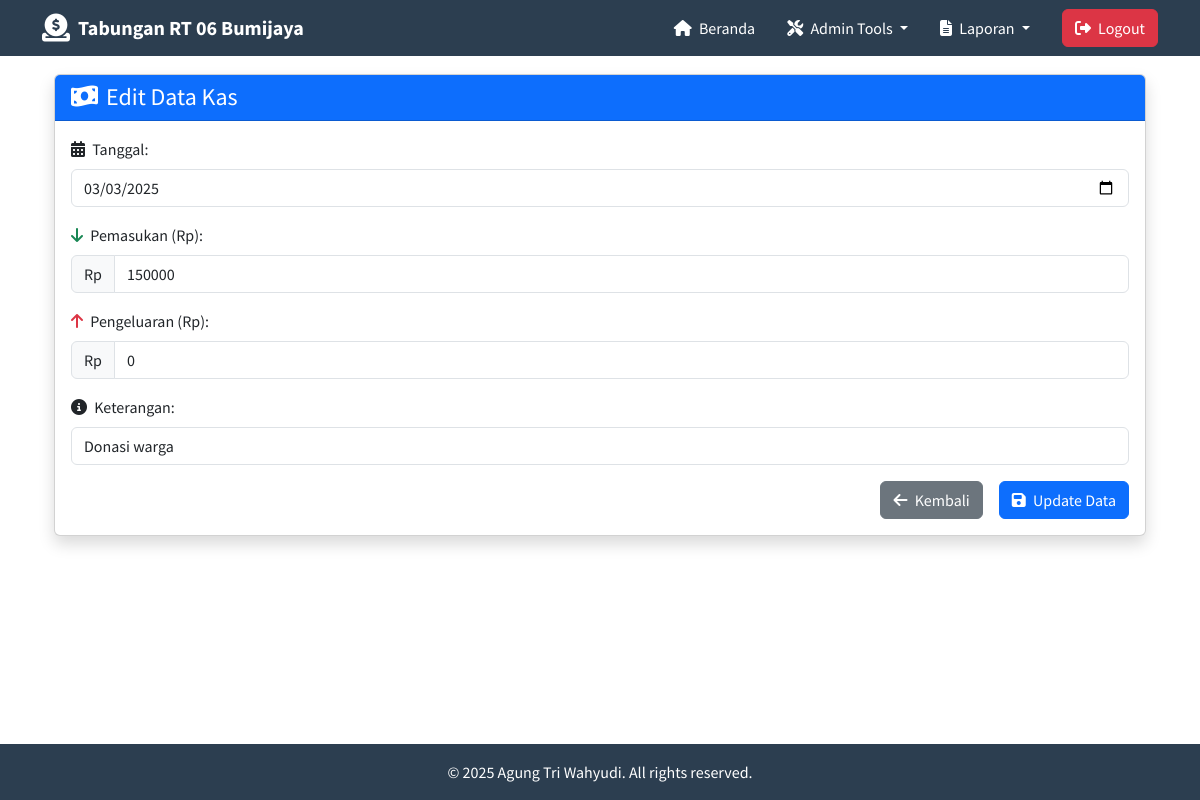
The page /edit_kas.php?id=3 (signed in) on the database its author committed.
### tables this page shows
CREATE TABLE `kas_rt` (
  `id` int NOT NULL,
  `tanggal` date NOT NULL,
  `masuk` int NOT NULL,
  `keluar` int NOT NULL,
  `saldo_akhir` int NOT NULL,
  `keterangan` text NOT NULL,
  `created_at` timestamp NULL DEFAULT CURRENT_TIMESTAMP
);

### edit_kas.php (the view, shortened to what this page needs)
<?php
include 'core/koneksi.php';
include 'core/headers.php';
$id = $_GET['id'] ?? 0;
$data = $conn->query("SELECT * FROM kas_rt WHERE id = $id")->fetch_assoc();
?>
<div class="container mt-4">
    <div class="card shadow">
        <div class="card-header bg-primary text-white">
            <h2 class="h4 mb-0"><i class="fas fa-money-bill-wave me-2"></i>Edit Data Kas</h2>
        </div>
        <div class="card-body">
            <form method="POST" class="needs-validation" novalidate>
                <div class="mb-3">
                    <label for="tanggal" class="form-label"><i class="fas fa-calendar-alt me-1"></i> Tanggal:</label>
                    <input type="date" class="form-control" id="tanggal" name="tanggal" value="<?= $data['tanggal'] ?>" required>
                </div>
                <div class="mb-3">
                    <label for="masuk" class="form-label"><i class="fas fa-arrow-down me-1 text-success"></i> Pemasukan (Rp):</label>
                    <div class="input-group">
                        <span class="input-group-text">Rp</span>
                        <input type="number" class="form-control" id="masuk" name="masuk" value="<?= $data['masuk'] ?>" min="0">
                    </div>
                </div>
                <div class="mb-3">
                    <label for="keluar" class="form-label"><i class="fas fa-arrow-up me-1 text-danger"></i> Pengeluaran (Rp):</label>
                    <div class="input-group">
                        <span class="input-group-text">Rp</span>
                        <input type="number" class="form-control" id="keluar" name="keluar" value="<?= $data['keluar'] ?>" min="0">
                    </div>
                </div>
                <div class="mb-3">
                    <label for="keterangan" class="form-label"><i class="fas fa-info-circle me-1"></i> Keterangan:</label>
                    <input type="text" class="form-control" id="keterangan" name="keterangan" value="<?= htmlspecialchars($data['keterangan']) ?>" required>
                </div>
                <div class="d-grid gap-2 d-md-flex justify-content-md-end">
                    <a href="dashboard.php" class="btn btn-secondary me-md-2"><i class="fas fa-arrow-left me-1"></i> Kembali</a>
                    <button type="submit" name="update" class="btn btn-primary"><i class="fas fa-save me-1"></i> Update Data</button>
                </div>
            </form>
        </div>
    </div>
</div>
<?php include 'core/footer.php'; ?>

### assets/css/main.css (style rules this page uses)
body, .btn, .form-control, .nav, .card, h1, h2, h3, h4, h5, h6, p, a, span, div { font-family: "Source Sans Pro", sans-serif !important; }
.fa, .fas, .far, .fal, .fab { font-family: "Font Awesome 6 Free" !important; font-weight: 900; }

### rows shown on the page
kas_rt: tanggal "03/03/2025", masuk "150000", keluar "0", keterangan "Donasi warga"
